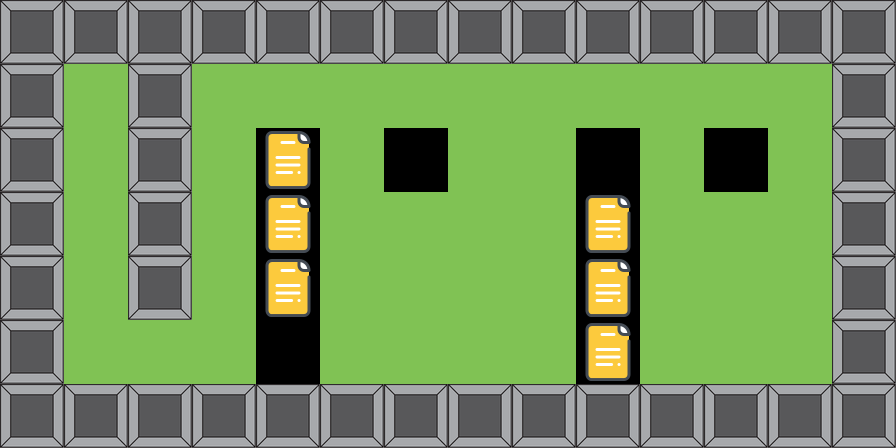

This is a level from a 2D game, rendered from its Tiled map with the project's own tilesets. A one-line summary and the map file follow, with tile-layer data summarised:
An orthogonal 14x7 tile map with 64x64 px tiles, 3 tile layers (eats, floor, wall).

<map version="1.4" tiledversion="1.4.3" orientation="orthogonal" renderorder="right-down" width="14" height="7" tilewidth="64" tileheight="64" infinite="0" nextlayerid="9" nextobjectid="20">
 <editorsettings>
  <export target="level01.json" format="json" />
 </editorsettings>
 <tileset firstgid="1" name="tilesetll" tilewidth="64" tileheight="64" tilecount="16" columns="4">
  <image source="../tilesets/tilesetll.png" width="256" height="256" />
 </tileset>
 <layer id="8" name="eats" width="14" height="7">
  <data>[98 cells, 0 non-empty, 0 distinct tile ids]</data>
 </layer>
 <layer id="2" name="floor" width="14" height="7">
  <data>[98 cells, 52 non-empty, 2 distinct tile ids]</data>
 </layer>
 <layer id="1" name="wall" width="14" height="7">
  <data>[98 cells, 42 non-empty, 1 distinct tile ids]</data>
 </layer>
</map>